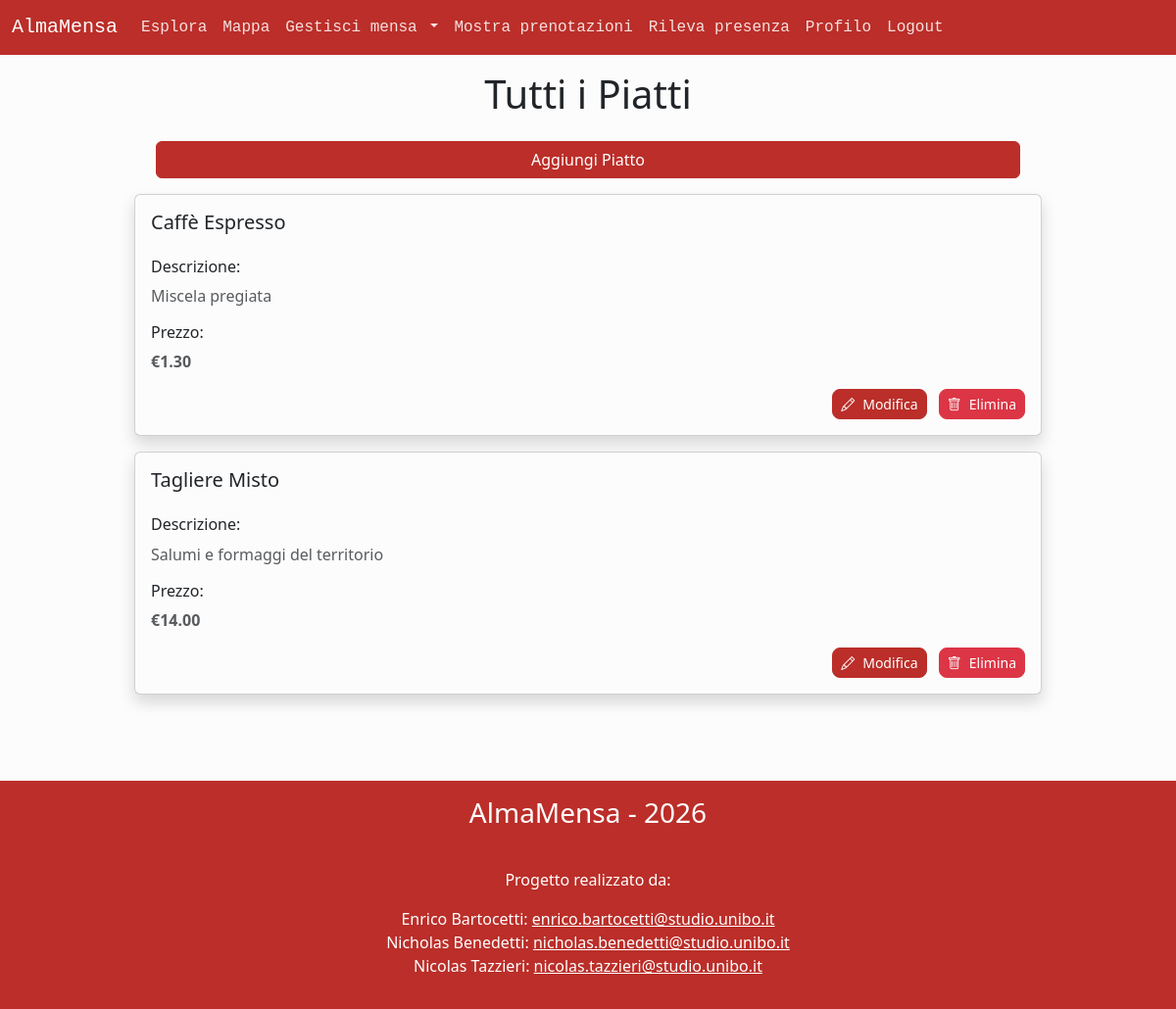
Screenshot of /manage_dishes.php (signed in) with the database file from the repository.
### tables this page shows
CREATE TABLE `piatti` (
  `id` int NOT NULL,
  `nome` varchar(25) NOT NULL,
  `descrizione` varchar(255) NOT NULL,
  `prezzo` decimal(5,2) NOT NULL,
  `id_mensa` int NOT NULL
);

### public/manage_dishes.php (called while the page is built, shortened)
<?php
require_once '../src/bootstrap.php';
if (isUserLoggedIn() && getUserLevel() == UserLevel::CanteenAdmin) {
    $canteen = $dbh->getCanteenByEmail($user->getEmail());
    if ($canteen !== null) {
        $templateParams["dishes"] = $dbh->getDishesByCanteenId($canteen->getId());
        $templateParams["canteen"] = $canteen;
    } else {
        header("Location: index.php");
        exit();
    }
} else {
    header("Location: index.php");
    exit();
}
require '../src/template/base.php';
?>

### src/database.php (called while the page is built, shortened)
<?php
class DatabaseHelper {
    private $db;
    public function __construct($servername, $username, $password, $dbname, $port){
        $this->db = new mysqli($servername, $username, $password, $dbname, $port);
    }
    public function getCanteenByEmail($email) {
        $stmt = $this->db->prepare("SELECT m.*, c.nome AS categoria FROM mense AS m JOIN categorie c ON m.id_categoria = c.id WHERE m.email = ?;");
        $stmt->bind_param("s", $email);
        $stmt->execute();
        $result = $stmt->get_result();
        if ($result->num_rows > 0) {
            $c = $result->fetch_assoc();
            return new Canteen($c["id"], $c["email"], $c["nome"], $c["descrizione"], $c["ind_civico"], $c["ind_via"], $c["ind_comune"], $c["ind_cap"], $c["telefono"], $c["coo_latitudine"], $c["coo_longitudine"], $c["num_posti"], $c["immagine"], $c["categoria"], $c["media_recensioni"], $c["num_recensioni"], $this->getCanteenTimeTable($c["id"]));
        } else {
            return null;
        }
    }
    public function getDishesByCanteenId($canteenId) {
        $stmt = $this->db->prepare("SELECT * FROM piatti WHERE id_mensa = ? ORDER BY nome ASC;");
        $stmt->bind_param("i", $canteenId);
        $stmt->execute();
        $result = $stmt->get_result();
        $list = array();
        foreach ($result->fetch_all(MYSQLI_ASSOC) as $d) {
            array_push($list, new Dish($d["id"], $d["nome"], $d["descrizione"], $d["prezzo"], $d["id_mensa"]));
        }
        return $list;
    }
    public function getCanteenTimetable($id, $day = "%") {
        $query = 'SELECT giorno, ora_apertura, ora_chiusura FROM orari
        WHERE id_mensa = ?
        AND giorno LIKE ?
        ORDER BY FIELD(giorno, \'mon\', \'tue\', \'wed\', \'thu\', \'fri\', \'sat\', \'sun\'), ora_apertura ASC';
        $stmt = $this->db->prepare($query);
        $stmt->bind_param("is", $id, $day);
        $stmt->execute();
        $hours = [];
        foreach ($stmt->get_result()->fetch_all(MYSQLI_ASSOC) as $h) {
            array_push($hours, new OpeningHour($h["giorno"], $h["ora_apertura"], $h["ora_chiusura"]));
        }
        return $hours;
    }
}
?>

### src/bootstrap.php (called while the page is built, shortened)
<?php
require_once("database.php");
$dbh = new DatabaseHelper("localhost", "root", "", "almamensa", 3306);
require_once("classes.php");
if (isUserLoggedIn()) {
   switch (getUserLevel()) {
      case UserLevel::CanteenAdmin:
         $user = $dbh->getCanteenByEmail($_SESSION["user"]->getEmail());
         break;
   }
}
?>

### src/classes.php (called while the page is built, shortened)
<?php
class Canteen extends User implements JsonSerializable {
    private $id;
    public function __construct($id, $email, $name, $desc, $number, $avenue, $municipality, $postalCode, $tel, $lat, $long, $maxSeatings, $img, $category, $avgReviews, $numReviews, $openingHours) {
        $this->id = $id;
    }
    public function getId() {
        return $this->id;
    }
    public function getEmail() {
        return parent::getEmail();
    }
}
class Dish implements JsonSerializable {
    private $id;
    private $name;
    private $desc;
    private $price;
    public function __construct($id, $name, $desc, $price, $canteenId) {
        $this->id = $id;
        $this->name = $name;
        $this->desc = $desc;
        $this->price = $price;
    }
    public function getId() {
        return $this->id;
    }
    public function getName() {
        return $this->name;
    }
    public function getDescription() {
        return $this->desc;
    }
    public function getPrice() {
        return $this->price;
    }
}
abstract class User {
    private $email;
    public function __construct($email) {
        $this->email = $email;
    }
    public function getEmail() {
        return $this->email;
    }
}
?>

### src/template/manage_dishes.php (the view, shortened to what this page needs)
<header class="text-center container mt-3 mb-4">
            <h1>Tutti i Piatti</h1>
        </header>
        <div class="d-flex justify-content-center mb-3">
            <a href="create_dish.php" class="btn btn-primary col-9">Aggiungi Piatto</a>
        </div>
        <div class="container mb-5">
            <div class="row justify-content-center">
                <div class="col-10">
                    <?php if (!empty($templateParams["dishes"])): ?>
                        <?php foreach ($templateParams["dishes"] as $dish): ?>
                            <div class="card shadow rounded-2 mb-3">
                                <div class="card-body">
                                    <header class="row mb-3">
                                        <div class="col-8 justify-content-left">
                                            <h5 class="card-title"><?php echo htmlspecialchars($dish->getName()); ?></h5>
                                        </div>
                                    </header>
                                    <section>
                                        <div class="row justify-content-start mb-3">
                                            <div class="col-12">
                                                <h6 class="card-text">Descrizione: </h6>
                                                <p class="card-text text-body-secondary"><?php echo htmlspecialchars($dish->getDescription()); ?></p>
                                            </div>
                                        </div>
                                        <div class="row justify-content-start">
                                            <div class="col-12">
                                                <h6 class="card-text">Prezzo: </h6>
                                                <p class="card-text text-body-secondary fw-bold">€<?php echo htmlspecialchars(number_format($dish->getPrice(), 2)); ?></p>
                                            </div>
                                        </div>
                                    </section>
                                    <footer class="row justify-content-end mt-3">
                                        <div class="col-auto">
                                            <a href="create_dish.php?id=<?php echo urlencode($dish->getId()); ?>" class="btn btn-primary btn-sm rounded-3 me-2">
                                                <span class="bi bi-pencil me-2"></span>Modifica
                                            </a>
                                            <form method="POST" action="manage_dishes.php" style="display: inline;" onsubmit="return confirm('Sei sicuro di voler eliminare questo piatto?');">
                                                <button type="submit" class="btn btn-danger btn-sm rounded-3">
                                                    <span class="bi bi-trash me-2"></span>Elimina
                                                </button>
                                            </form>
                                        </div>
                                    </footer>
                                </div>
                            </div>
                        <?php endforeach; ?>
                    <?php else: ?>
                        <div class="alert alert-secondary" role="alert">
                            Nessun piatto disponibile per questa mensa.
                        </div>
                    <?php endif; ?>
                </div>
            </div>
        </div>

### rows the page displays
piatti: nome "Caffè Espresso", descrizione "Miscela pregiata", prezzo "1.30"
piatti: nome "Tagliere Misto", descrizione "Salumi e formaggi del territorio", prezzo "14.00"
